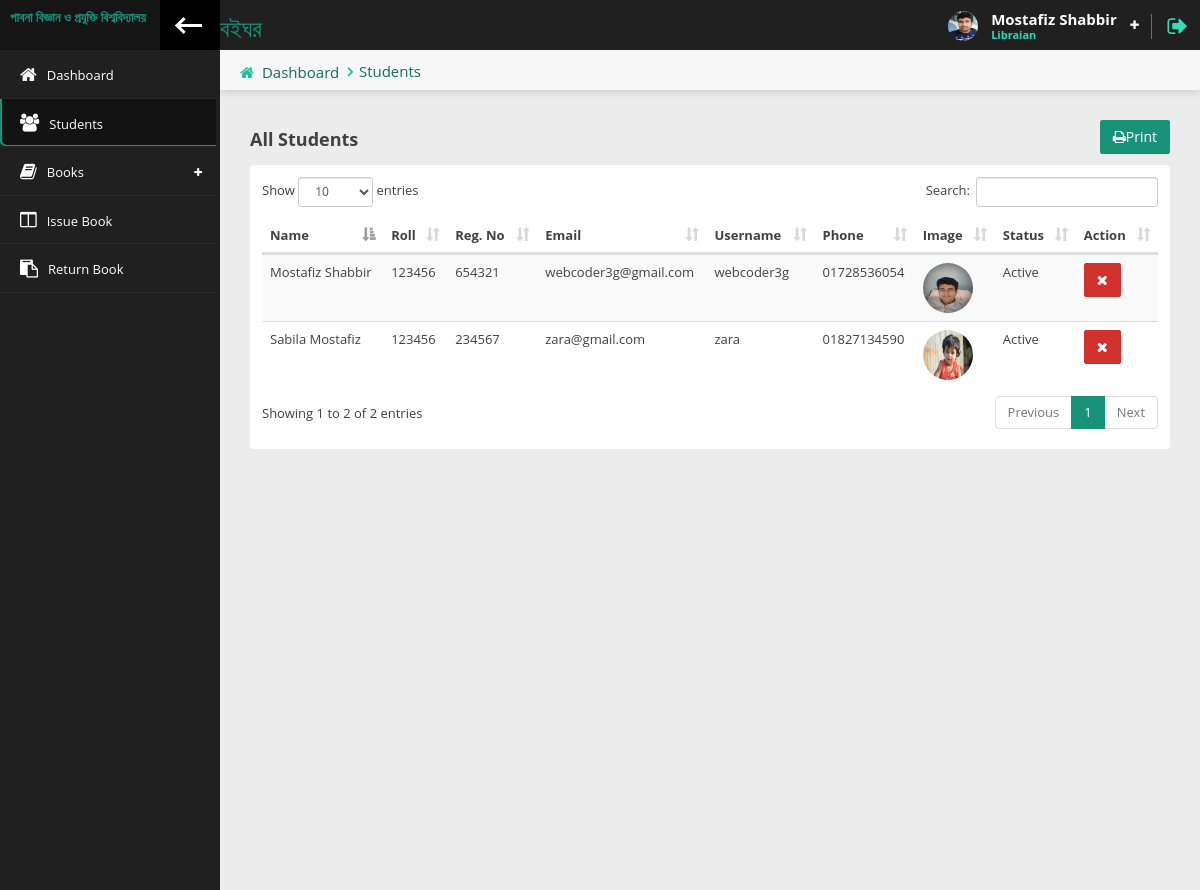
The page /librarian/students.php (signed in) on the database as committed earlier.
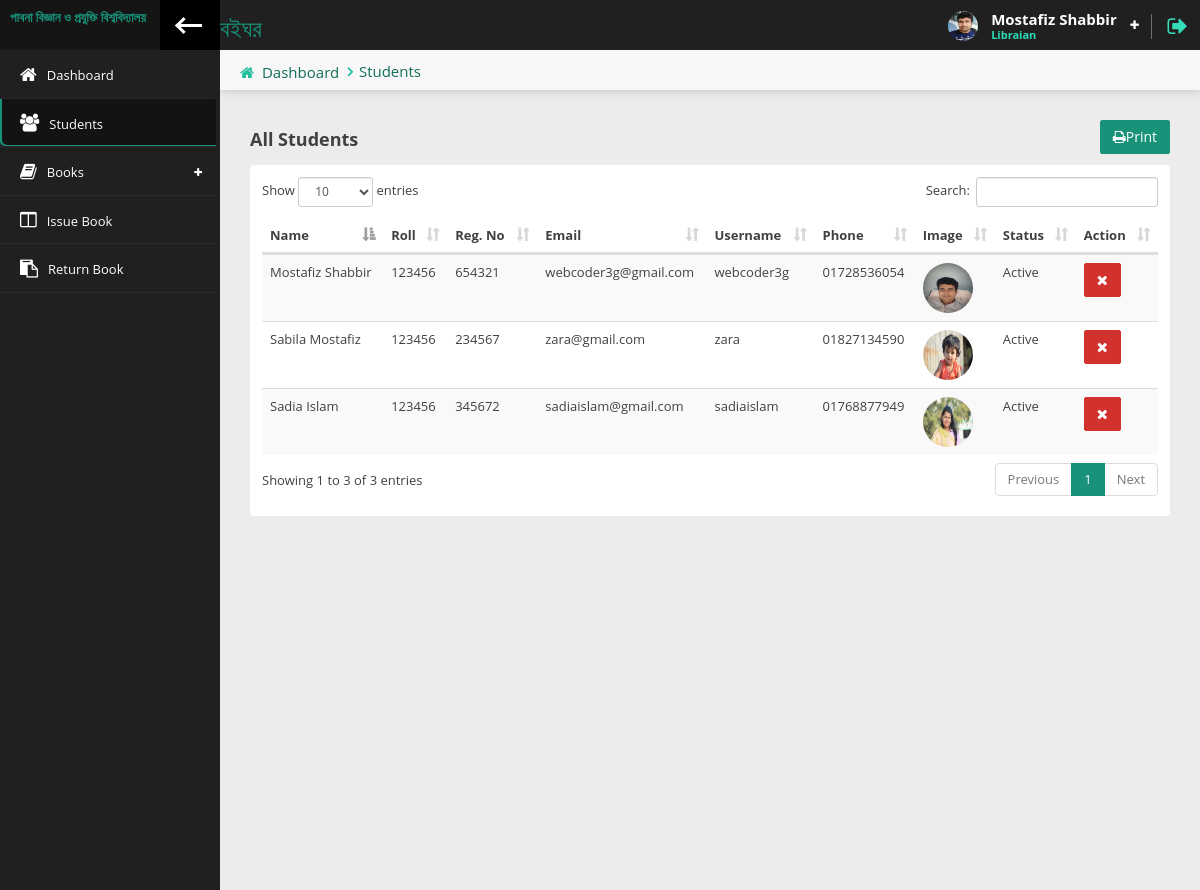
The same page on the database as committed later.
### tables this page shows
CREATE TABLE `libraian` (
  `id` int(5) NOT NULL,
  `firstname` varchar(50) NOT NULL,
  `lastname` varchar(50) NOT NULL,
  `email` varchar(100) NOT NULL,
  `username` varchar(20) NOT NULL,
  `password` varchar(100) NOT NULL,
  `datetime` timestamp NOT NULL DEFAULT CURRENT_TIMESTAMP
);

CREATE TABLE `students` (
  `id` int(10) NOT NULL,
  `fname` varchar(50) NOT NULL,
  `lname` varchar(50) NOT NULL,
  `roll` int(6) NOT NULL,
  `reg` int(6) NOT NULL,
  `email` varchar(50) NOT NULL,
  `username` varchar(50) NOT NULL,
  `password` varchar(100) NOT NULL,
  `phone` varchar(11) NOT NULL,
  `image` varchar(100) DEFAULT NULL,
  `status` tinyint(1) NOT NULL,
  `datetime` timestamp NOT NULL DEFAULT CURRENT_TIMESTAMP ON UPDATE CURRENT_TIMESTAMP
);

### librarian/students.php (the view)
<?php
require_once "header.php"; ?>
                <div class="content-header">
                    <div class="leftside-content-header">
                        <ul class="breadcrumbs">
                            <li><i class="fa fa-home" aria-hidden="true"></i><a href="index.php">Dashboard</a></li>
                            <li><a href="javascript:avoid(0)">Students</a></li>
                        </ul>
                    </div>
                </div>
                <div class="row animated fadeInUp">
                    <div class="col-sm-12">
                    <div class="pull-left"><h4 class="section-subtitle"><b>All Students</b></h4></div>
                    <div class="pull-right"><a class="btn btn-primary" target="_blank" href="print-all-students.php"><i class="fa fa-print"></i>Print</a></div>
                    <div class="clearfix"></div>
                    <div class="panel">
                        <div class="panel-content">
                            <div class="table-responsive">
                                <table id="basic-table" class="data-table table table-striped nowrap table-hover" cellspacing="0" width="100%">
                                    <thead>
                                    <tr>
                                        <th>Name</th>
                                        <th>Roll</th>
                                        <th>Reg. No</th>
                                        <th>Email</th>
                                        <th>Username</th>
                                        <th>Phone</th>
                                        <th>Image</th>
                                        <th>Status</th>
                                        <th>Action</th>
                                    </tr>
                                    </thead>
                                    <tbody>
									<?php
									$result = mysqli_query($con, "SELECT * FROM students");
									while($row = mysqli_fetch_assoc($result)):
									?>
                                    <tr>
                                        <td><?= ucwords($row['fname'].' '.$row['lname']); ?></td>
                                        <td><?= $row['roll'];  ?></td>
                                        <td><?= $row['reg'];  ?></td>
                                        <td><?= $row['email'];  ?></td>
                                        <td><?= $row['username'];  ?></td>
                                        <td><?= $row['phone'];  ?></td>
                                        <?php if($row['image'] == NULL){ ?>
                                         <td><img id="std_image" src="../images/profile-placeholder.png" alt="" /></td>
                                        <?php }else{ ?>
                                        <td><img id="std_image" src="../images/profile/<?= $row['image'];  ?>" alt="" /></td>
                                         <?php } ?>
                                        <td><?= $row['status'] == 1 ? "Active" : "Inactive" ?></td>
                                        <td>
										<?php if($row['status'] == 1): ?>
										<a class="btn btn-danger" href="inactive.php?id=<?= base64_encode($row['id']); ?>"><i class="fa fa-times"></i></a>
										<?php else: ?>
										<a class="btn btn-primary" href="active.php?id=<?= base64_encode($row['id']); ?>"><i class="fa fa-check"></i></a>
										<?php endif; ?>
										</td>
                                    </tr>
									<?php endwhile; ?>
                                    </tbody>
                                </table>
                            </div>
                        </div>
                    </div>
                </div>
                </div>
<?php require_once "footer.php"; ?>

### librarian/header.php (shortened to what this page needs)
<?php
	require_once("../dbcon.php");
    $page = explode("/",$_SERVER['PHP_SELF']);
    $page = end($page);
   $email = isset($_COOKIE['librarian_login']) ? $_COOKIE['librarian_login']: $_SESSION['librarian_login'];
   $data = mysqli_query($con, "SELECT * FROM libraian WHERE email='$email'");
   $libraian_info = mysqli_fetch_assoc($data);
 ?>
<!doctype html>
<html lang="en" class="fixed left-sidebar-top">
<head>
    <link href="../assets/vendor/pace/pace-theme-minimal.css" rel="stylesheet" />
    <link rel="stylesheet" href="../assets/vendor/bootstrap/css/bootstrap.css">
    <link rel="stylesheet" href="../assets/vendor/font-awesome/css/font-awesome.css">
    <link rel="stylesheet" href="../assets/vendor/animate.css/animate.css">
    <link rel="stylesheet" href="../assets/vendor/toastr/toastr.min.csss">
    <link rel="stylesheet" href="../assets/vendor/magnific-popup/magnific-popup.css">
    <link rel="stylesheet" href="../assets/vendor/data-table/media/css/dataTables.bootstrap.min.css">
    <link rel="stylesheet" href="../assets/stylesheets/css/style.css">
</head>
<body>
    <div class="wrap">
        <div class="page-header">
            <div class="leftside-header">
                <div class="logo">
                    <a href="index.php" class="on-click">
                        <h3>বইঘর</h3>
                    </a>
                </div>
            </div>
            <div class="rightside-header">
                <div class="header-section" id="user-headerbox">
                    <div class="user-header-wrap">
                        <div class="user-photo">
                            <img alt="profile photo" src="../images/profile/Libraian-pp.png" />
                        </div>
                        <div class="user-info">
                            <span class="user-name"><?php echo ucwords($libraian_info['firstname'].' '.$libraian_info['lastname']); ?></span>
                            <span class="user-profile">Libraian</span>
                        </div>
                        <i class="fa fa-plus icon-open" aria-hidden="true"></i>
                    </div>
                </div>
                <div class="header-section">
                    <a href="logout.php" data-toggle="tooltip" data-placement="left" title="Logout"><i class="fa fa-sign-out log-out" aria-hidden="true"></i></a>
                </div>
            </div>
        </div>
        <div class="page-body">
            <div class="left-sidebar">
                <div class="left-sidebar-header">
                    <div class="left-sidebar-title">পাবনা বিজ্ঞান ও প্রযুক্তি বিশ্ববিদ্যালয়</div>
                    <div class="left-sidebar-toggle c-hamburger c-hamburger--htla hidden-xs" data-toggle-class="left-sidebar-collapsed" data-target="html">
                        <span></span>
                    </div>
                </div>
                <div id="left-nav" class="nano">
                    <div class="nano-content">
                        <nav>
                            <ul class="nav nav-left-lines" id="main-nav">
                                <li class="<?= $page == 'index.php' ? 'active-item' : '' ?>"><a href="index.php"><i class="fa fa-home" aria-hidden="true"></i><span>Dashboard</span></a></li>
                                <li class="<?= $page == 'students.php' ? 'active-item' : '' ?>"><a href="students.php"><i class="fa fa-users" aria-hidden="true"></i><span>Students</span></a></li>
                                <li class="has-child-item close-item <?= $page == 'manage-books.php' || $page == 'add-book.php' ? 'open-item' : '' ?>  ">
                                <a><i class="fa fa-book" aria-hidden="true"></i><span>Books</span></a>
								</li>
                                <li class="<?= $page == 'issue-book.php' ? 'active-item' : '' ?>"><a href="issue-book.php"><i class="fa fa-columns" aria-hidden="true"></i><span>Issue Book</span></a></li>
                                <li class="<?= $page == 'return-book.php' ? 'active-item' : '' ?>"><a href="return-book.php"><i class="fa fa-clipboard" aria-hidden="true"></i><span>Return Book</span></a></li>
                            </ul>
                        </nav>
                    </div>
                </div>
            </div>
            <div class="content">

### librarian/footer.php (shortened to what this page needs)
        </div>
        </div>
    </div>
</body>
</html>

Rows that differ between the two databases and show on the page:
added students: fname+lname "Sadia Islam", roll "123456", reg "345672", email "sadiaislam@gmail.com", username "sadiaislam", phone "01768877949", image (picture), status "Active"
Other text that changed with them:
text written by a page script: "Show entries Search: Showing 1 to 2 of 2 entries Previous 1 Next" → "Show entries Search: Showing 1 to 3 of 3 entries Previous 1 Next"
